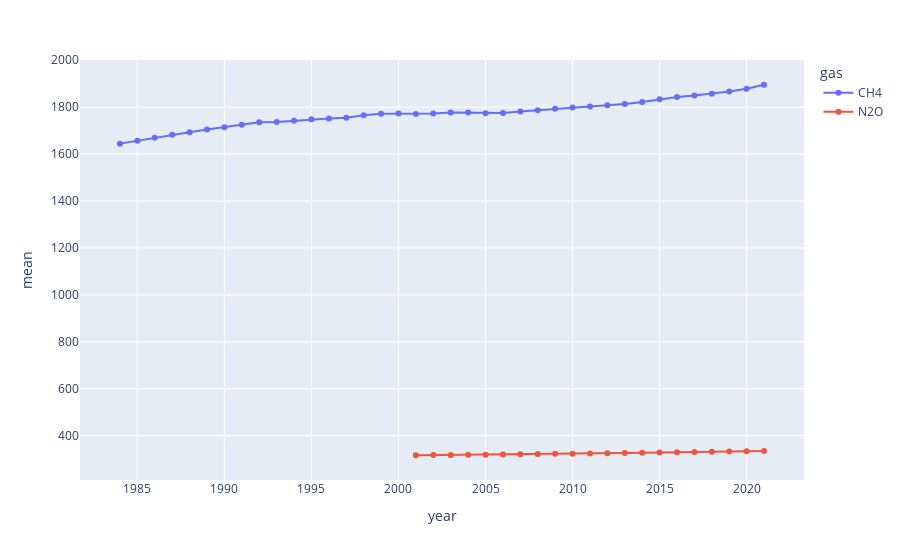

Source (notebook cell):
### Code cell
fig = px.line(two_ann, x='year', y='mean', color='gas', markers=True)
fig.show()

### Figure 1 — Plotly figure (JSON) as saved in the notebook; plotly's stock layout.template omitted (floating-point values rounded to 4 significant figures)
{"data": [{"hovertemplate": "gas=CH4<br>year=%{x}<br>mean=%{y}<extra></extra>", "legendgroup": "CH4", "line": {"color": "#636efa", "dash": "solid"}, "marker": {"symbol": "circle"}, "mode": "markers+lines", "name": "CH4", "orientation": "v", "showlegend": true, "type": "scatter", "x": [1984, 1985, 1986, 1987, 1988, 1989, 1990, 1991, 1992, 1993, 1994, 1995, 1996, 1997, 1998, 1999, 2000, 2001, 2002, 2003, 2004, 2005, 2006, 2007, 2008, 2009, 2010, 2011, 2012, 2013, 2014, 2015, 2016, 2017, 2018, 2019, 2020, 2021], "xaxis": "x", "y": [1645.0, 1657.0, 1670.0, 1683.0, 1693.0, 1705.0, 1714.0, 1725.0, 1736.0, 1736.0, 1742.0, 1749.0, 1751.0, 1755.0, 1766.0, 1772.0, 1773.0, 1771.0, 1773.0, 1777.0, 1777.0, 1774.0, 1775.0, 1781.0, 1787, 1794.0, 1799.0, 1803.0, 1808.0, 1813.0, 1823.0, 1834.0, 1843.0, 1850.0, 1857.0, 1867.0, 1879.0, 1896.0], "yaxis": "y"}, {"hovertemplate": "gas=N2O<br>year=%{x}<br>mean=%{y}<extra></extra>", "legendgroup": "N2O", "line": {"color": "#EF553B", "dash": "solid"}, "marker": {"symbol": "circle"}, "mode": "markers+lines", "name": "N2O", "orientation": "v", "showlegend": true, "type": "scatter", "x": [2001, 2002, 2003, 2004, 2005, 2006, 2007, 2008, 2009, 2010, 2011, 2012, 2013, 2014, 2015, 2016, 2017, 2018, 2019, 2020, 2021], "xaxis": "x", "y": [316.4, 316.9, 317.6, 318.3, 318.9, 319.8, 320.4, 321.5, 322.3, 323.2, 324.2, 325.1, 325.9, 327.1, 328.2, 328.9, 329.7, 330.9, 331.9, 333.0, 334.3], "yaxis": "y"}], "layout": {"legend": {"title": {"text": "gas"}, "tracegroupgap": 0}, "margin": {"t": 60}, "xaxis": {"anchor": "y", "domain": [0, 1], "title": {"text": "year"}}, "yaxis": {"anchor": "x", "domain": [0, 1], "title": {"text": "mean"}}}}
